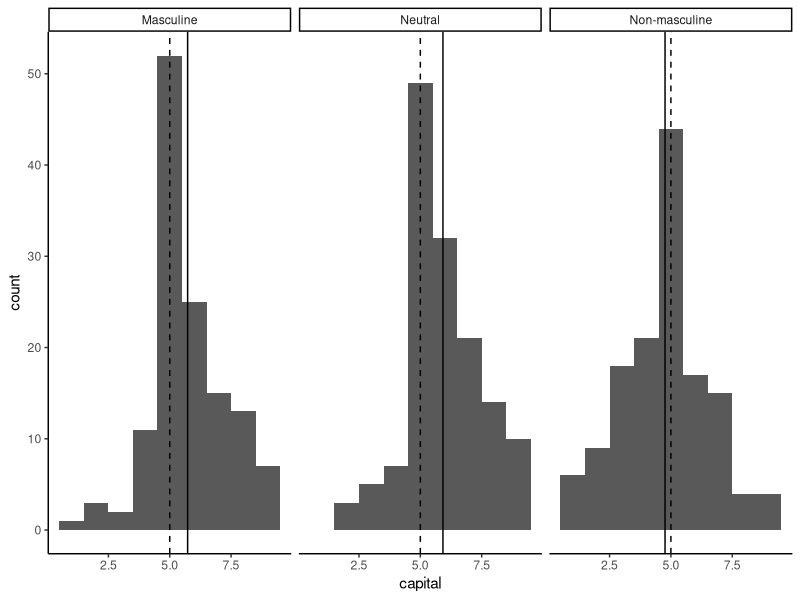
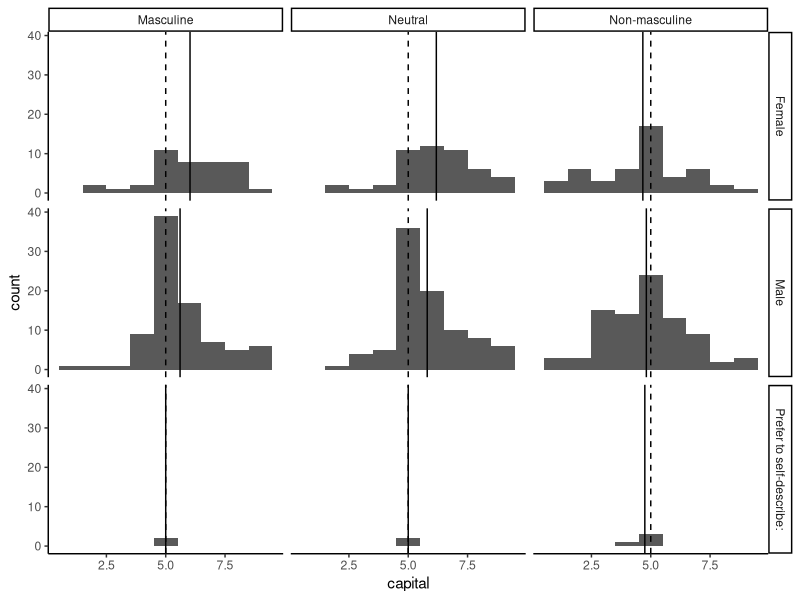
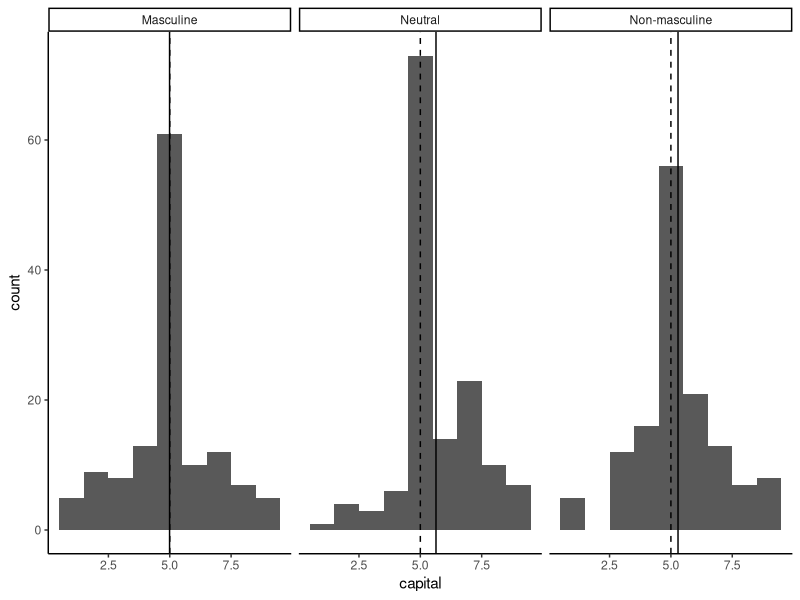
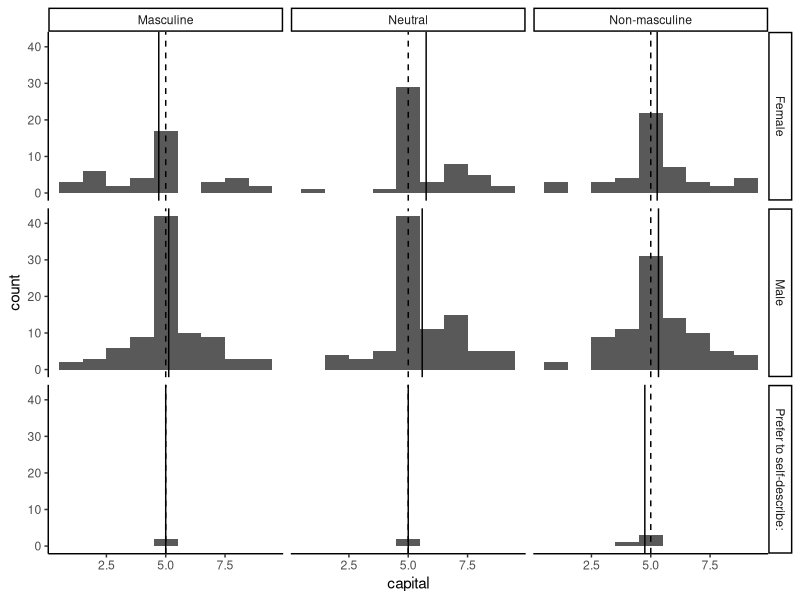
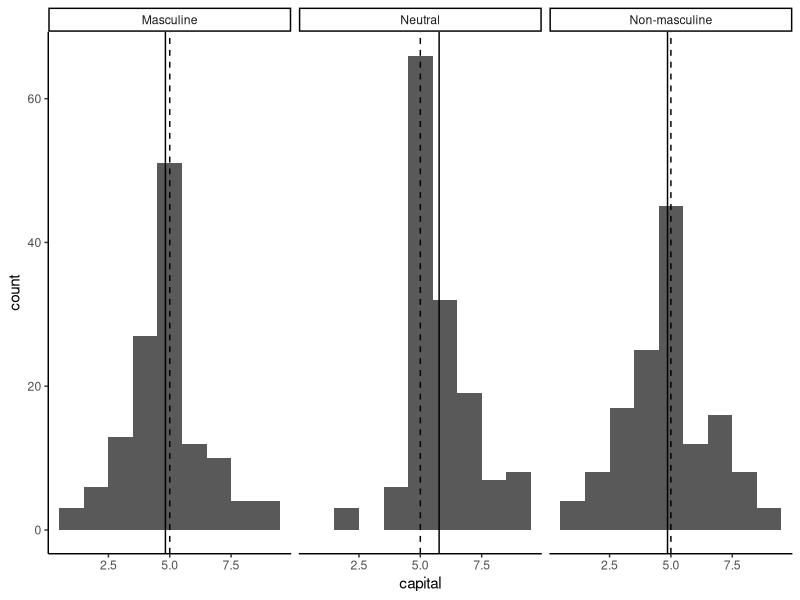
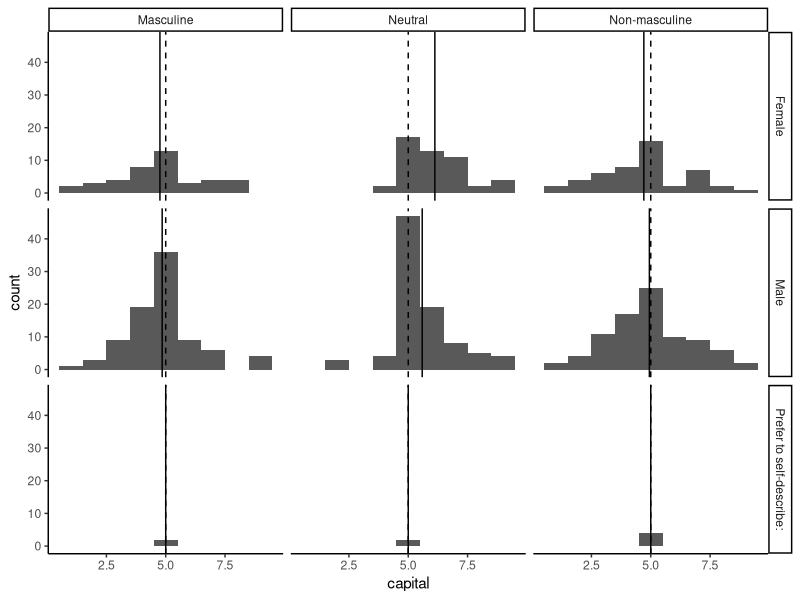

Generate these figures, in order, with R:
## ---- chunk 1
knitr::opts_chunk$set(echo = FALSE)

library(tidyverse)
library(lme4)
library(lmerTest)

mcs <- read_csv("./data/MCS_raw.csv")

mcs_long <- mcs %>% 
  gather(key = "key", value = "capital", names(mcs[7:78])) %>% 
  extract(key, c("story", "masculinity", "rating_type"), "(.*)_(.*)_(.*)") %>% 
  filter(!is.na(capital)) %>% 
  mutate(
    rating_type = case_when(
      rating_type == 1 ~ "personal",
      rating_type == 2 ~ "peer",
      rating_type == 3 ~ "society"
    )
  )

mcs_personal <- mcs_long %>% 
  filter(rating_type == "personal")

mcs_peer <- mcs_long %>% 
  filter(rating_type == "peer")

mcs_society <- mcs_long %>% 
  filter(rating_type == "society")

## ---- chunk 2
mcs %>%
  summarise(
    Male = sum(gender == "Male"),
    Female = sum(gender == "Female"),
    "Mean Age" = round(mean(age, na.rm = TRUE), 2),
    "SD Age" = round(sd(age, na.rm = TRUE), 2),
    "Median Age" = round(median(age, na.rm = TRUE), 2)
  ) %>% 
  knitr::kable()
## ---- chunk 3
peer_desc <- mcs_peer %>%
  group_by(masculinity) %>% 
  summarise(
    mean = mean(capital, na.rm = TRUE),
    sd = sd(capital, na.rm = TRUE),
    median = median(capital, na.rm = TRUE)
  )

knitr::kable(peer_desc)
## ---- chunk 4

ggplot(mcs_peer,
       aes(
         x = capital
       )) +
  facet_wrap(~ masculinity) +
  geom_histogram(
    binwidth = 1
  ) +
  geom_vline(data = peer_desc,
             aes(
               xintercept = mean
             )) +
  geom_vline(
    xintercept = 5,
    linetype = "dashed"
  ) +
  theme_classic()

## ---- chunk 5

peer_desc_gender <- mcs_peer %>%
  group_by(masculinity, gender) %>% 
  summarise(
    mean = mean(capital, na.rm = TRUE),
    sd = sd(capital, na.rm = TRUE),
    median = median(capital, na.rm = TRUE)
  )

ggplot(mcs_peer,
       aes(
         x = capital
       )) +
  facet_grid(gender ~ masculinity) +
  geom_histogram(
    binwidth = 1
  ) +
  geom_vline(data = peer_desc_gender,
             aes(
               xintercept = mean
             )) +
  geom_vline(
    xintercept = 5,
    linetype = "dashed"
  ) +
  theme_classic()

## ---- chunk 6
personal_desc <- mcs_personal %>%
  group_by(masculinity) %>% 
  summarise(
    mean = mean(capital, na.rm = TRUE),
    sd = sd(capital, na.rm = TRUE),
    median = median(capital, na.rm = TRUE)
  )

knitr::kable(personal_desc)
## ---- chunk 7

ggplot(mcs_personal,
       aes(
         x = capital
       )) +
  facet_wrap(~ masculinity) +
  geom_histogram(
    binwidth = 1
  ) +
  geom_vline(data = personal_desc,
             aes(
               xintercept = mean
             )) +
  geom_vline(
    xintercept = 5,
    linetype = "dashed"
  ) +
  theme_classic()

## ---- chunk 8

personal_desc_gender <- mcs_personal %>%
  group_by(masculinity, gender) %>% 
  summarise(
    mean = mean(capital, na.rm = TRUE),
    sd = sd(capital, na.rm = TRUE),
    median = median(capital, na.rm = TRUE)
  )

ggplot(mcs_personal,
       aes(
         x = capital
       )) +
  facet_grid(gender ~ masculinity) +
  geom_histogram(
    binwidth = 1
  ) +
  geom_vline(data = personal_desc_gender,
             aes(
               xintercept = mean
             )) +
  geom_vline(
    xintercept = 5,
    linetype = "dashed"
  ) +
  theme_classic()

## ---- chunk 9
society_desc <- mcs_society %>%
  group_by(masculinity) %>% 
  summarise(
    mean = mean(capital, na.rm = TRUE),
    sd = sd(capital, na.rm = TRUE),
    median = median(capital, na.rm = TRUE)
  )

knitr::kable(society_desc)
## ---- chunk 10

ggplot(mcs_society,
       aes(
         x = capital
       )) +
  facet_wrap(~ masculinity) +
  geom_histogram(
    binwidth = 1
  ) +
  geom_vline(data = society_desc,
             aes(
               xintercept = mean
             )) +
  geom_vline(
    xintercept = 5,
    linetype = "dashed"
  ) +
  theme_classic()

## ---- chunk 11

society_desc_gender <- mcs_society %>%
  group_by(masculinity, gender) %>% 
  summarise(
    mean = mean(capital, na.rm = TRUE),
    sd = sd(capital, na.rm = TRUE),
    median = median(capital, na.rm = TRUE)
  )

ggplot(mcs_society,
       aes(
         x = capital
       )) +
  facet_grid(gender ~ masculinity) +
  geom_histogram(
    binwidth = 1
  ) +
  geom_vline(data = society_desc_gender,
             aes(
               xintercept = mean
             )) +
  geom_vline(
    xintercept = 5,
    linetype = "dashed"
  ) +
  theme_classic()

## ---- chunk 12

mcs_peer$masculinity <- factor(mcs_peer$masculinity, levels = c("Neutral", "Masculine", "Non-masculine"))

peer_model <- lmer(capital ~ masculinity + (1|ID) + (1|story), data = mcs_peer)

summary(peer_model)

## ---- chunk 13

mcs_personal$masculinity <- factor(mcs_personal$masculinity, levels = c("Neutral", "Masculine", "Non-masculine"))

personal_model <- lmer(capital ~ masculinity + (1|ID) + (1|story), data = mcs_personal)

summary(personal_model)

## ---- chunk 14

mcs_society$masculinity <- factor(mcs_society$masculinity, levels = c("Neutral", "Masculine", "Non-masculine"))

society_model <- lmer(capital ~ masculinity + (1|ID) + (1|story), data = mcs_society)

summary(society_model)
